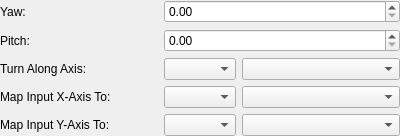
<?xml version="1.0" encoding="UTF-8"?>
<ui version="4.0">
 <class>ToolOptionsTurnCamera</class>
 <widget class="QWidget" name="ToolOptionsTurnCamera">
  <property name="geometry">
   <rect>
    <x>0</x>
    <y>0</y>
    <width>400</width>
    <height>124</height>
   </rect>
  </property>
  <layout class="QGridLayout" name="gridLayout" columnstretch="1,0,1">
   <property name="leftMargin">
    <number>0</number>
   </property>
   <property name="topMargin">
    <number>0</number>
   </property>
   <property name="rightMargin">
    <number>0</number>
   </property>
   <property name="bottomMargin">
    <number>0</number>
   </property>
   <item row="0" column="0">
    <widget class="QLabel" name="label_booleanZ">
     <property name="text">
      <string>Yaw:</string>
     </property>
     <property name="buddy">
      <cstring>booleanZ</cstring>
     </property>
    </widget>
   </item>
   <item row="0" column="1" colspan="2">
    <widget class="QDoubleSpinBox" name="booleanZ"/>
   </item>
   <item row="1" column="0">
    <widget class="QLabel" name="label_booleanX">
     <property name="text">
      <string>Pitch:</string>
     </property>
     <property name="buddy">
      <cstring>booleanX</cstring>
     </property>
    </widget>
   </item>
   <item row="1" column="1" colspan="2">
    <widget class="QDoubleSpinBox" name="booleanX"/>
   </item>
   <item row="2" column="0">
    <widget class="QLabel" name="label_scalar">
     <property name="text">
      <string>Turn Along Axis:</string>
     </property>
     <property name="buddy">
      <cstring>scalarAxis</cstring>
     </property>
    </widget>
   </item>
   <item row="2" column="1">
    <widget class="QComboBox" name="scalarAxis"/>
   </item>
   <item row="2" column="2">
    <widget class="QComboBox" name="scalarSign"/>
   </item>
   <item row="3" column="0">
    <widget class="QLabel" name="label_vectorX">
     <property name="text">
      <string>Map Input X-Axis To:</string>
     </property>
     <property name="buddy">
      <cstring>vectorXAxis</cstring>
     </property>
    </widget>
   </item>
   <item row="4" column="0">
    <widget class="QLabel" name="label_vectorY">
     <property name="text">
      <string>Map Input Y-Axis To:</string>
     </property>
     <property name="buddy">
      <cstring>vectorYAxis</cstring>
     </property>
    </widget>
   </item>
   <item row="3" column="1">
    <widget class="QComboBox" name="vectorXAxis"/>
   </item>
   <item row="4" column="1">
    <widget class="QComboBox" name="vectorYAxis"/>
   </item>
   <item row="3" column="2">
    <widget class="QComboBox" name="vectorXSign"/>
   </item>
   <item row="4" column="2">
    <widget class="QComboBox" name="vectorYSign"/>
   </item>
  </layout>
 </widget>
 <tabstops>
  <tabstop>booleanZ</tabstop>
  <tabstop>booleanX</tabstop>
  <tabstop>scalarAxis</tabstop>
  <tabstop>scalarSign</tabstop>
  <tabstop>vectorXAxis</tabstop>
  <tabstop>vectorXSign</tabstop>
  <tabstop>vectorYAxis</tabstop>
  <tabstop>vectorYSign</tabstop>
 </tabstops>
 <resources/>
 <connections/>
</ui>
